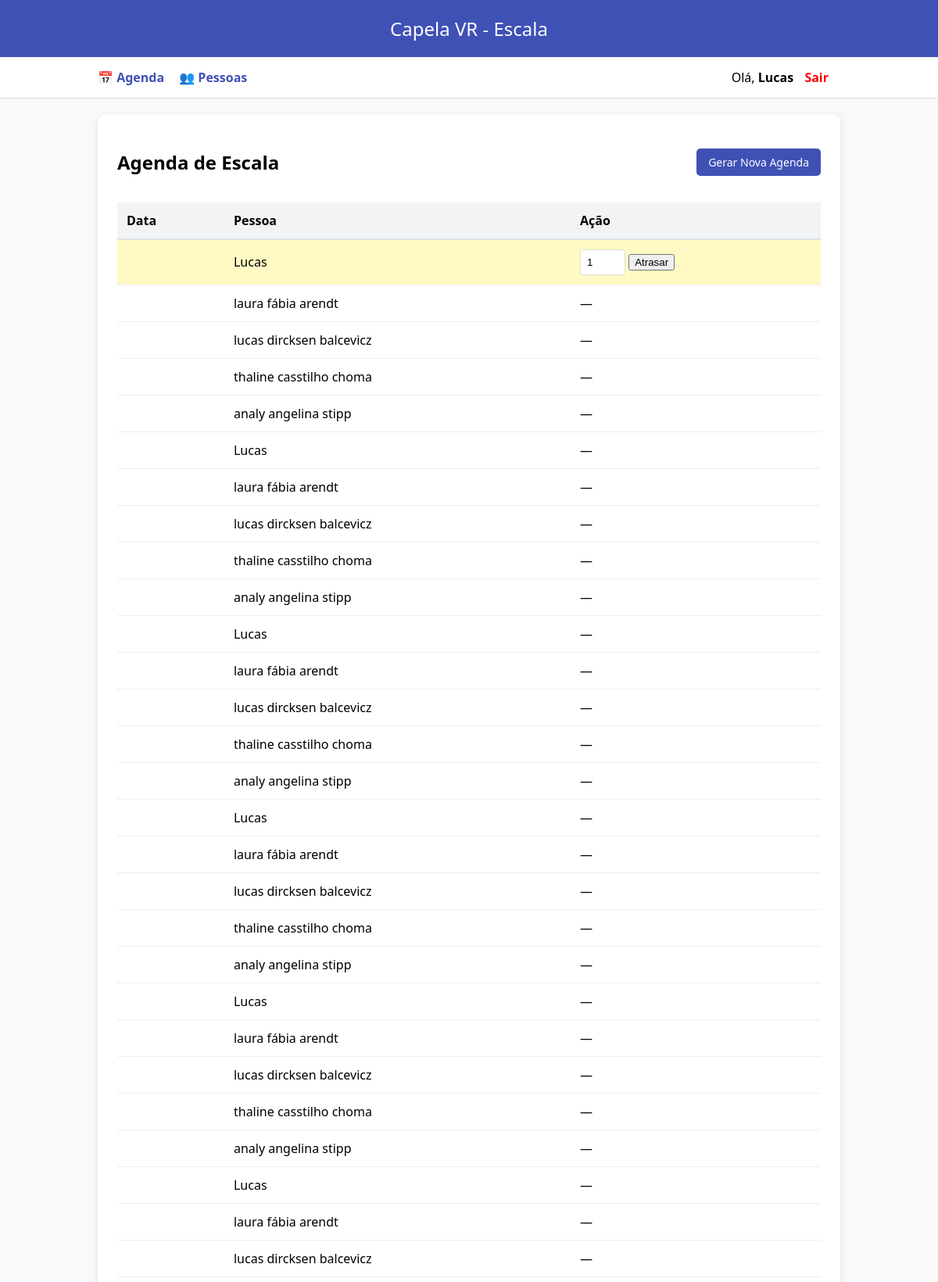
Screenshot of / (signed in, upper part) with the database file from the repository.
### tables this page shows
CREATE TABLE agenda (
                id INTEGER PRIMARY KEY AUTOINCREMENT,
                data DATE NOT NULL,
                pessoa_id INTEGER NOT NULL,
                FOREIGN KEY(pessoa_id) REFERENCES pessoas(id)
            );

CREATE TABLE pessoas (
                id INTEGER PRIMARY KEY AUTOINCREMENT,
                nome TEXT NOT NULL,
                senha TEXT DEFAULT '1234',
                role TEXT DEFAULT 'user',
                primeiro_login INTEGER DEFAULT 1,
                ordem INTEGER NOT NULL,
                ativo INTEGER DEFAULT 1
            , login TEXT);

### app.py (the view)
@app.route("/")
def agenda():
    hoje_dt = date.today()
    hoje_str = hoje_dt.strftime("%Y-%m-%d")
    dias_faltando = None
    proxima_data_obj = None
    with get_db() as db:
        c = db.cursor()
        c.execute("""
            SELECT
                agenda.id,
                agenda.data,
                strftime('%d-%m-%Y', agenda.data) AS data_recebeu,
                strftime('%d-%m-%Y', date(agenda.data, '+1 day')) AS data_entrega,
                pessoas.nome,
                agenda.pessoa_id
            FROM agenda
            JOIN pessoas ON pessoas.id = agenda.pessoa_id
            ORDER BY agenda.data
        """)
        dados = c.fetchall()
        if session.get('user_id'):
            c.execute("""
                SELECT data FROM agenda
                WHERE pessoa_id = ? AND data >= ?
                ORDER BY data ASC LIMIT 1
            """, (session['user_id'], hoje_str))
            res = c.fetchone()
            if res:
                proxima_data_obj = datetime.strptime(res['data'], "%Y-%m-%d").date()
                dias_faltando = (proxima_data_obj - hoje_dt).days
    return render_template("agenda.html", agenda=dados, hoje=hoje_str, dias_faltando=dias_faltando, proxima_data=proxima_data_obj)

### app.py (called while the page is built)
def get_db():
    conn = sqlite3.connect(DB_NAME, timeout=10)
    conn.row_factory = sqlite3.Row
    return conn

### templates/agenda.html
{% extends "base.html" %}
{% block content %}
<div style="display: flex; justify-content: space-between; align-items: center;">
    <h2>Agenda de Escala</h2>
    {% if session['role'] == 'admin' %}
    <a href="/gerar" class="btn btn-primary">Gerar Nova Agenda</a>
    {% endif %}
</div>
<table>
    <tr>
        <th>Data</th>
        <th>Pessoa</th>
        <th>Ação</th>
    </tr>
    {% for a in agenda %}
    <tr {% if a['data'] == hoje %} style="background: #fff9c4;" {% endif %}>
        <td>{{ a['data_br'] }}</td>
        <td>{{ a['nome'] }}</td>
        <td>
            {% if a['data'] == hoje and session['role'] == 'admin' %}
            <form method="post" action="/atrasar">
                <input type="number" name="dias" value="1" min="1" style="width: 40px;">
                <button type="submit">Atrasar</button>
            </form>
            {% else %} — {% endif %}
        </td>
    </tr>
    {% endfor %}
</table>
{% endblock %}

### static/style.css (style rules this page uses)
body { font-family: 'Segoe UI', sans-serif; background: #f8f9fa; margin: 0; padding: 0; }
table { width: 100%; border-collapse: collapse; margin-top: 15px; }
th { background: #f1f3f5; padding: 12px; text-align: left; border-bottom: 2px solid #dee2e6; }
td { padding: 12px; border-bottom: 1px solid #eee; }
.btn { padding: 8px 15px; border-radius: 5px; border: none; cursor: pointer; text-decoration: none; font-size: 14px; }
.btn-primary { background: #3f51b5; color: white; }
input { padding: 8px; border: 1px solid #ddd; border-radius: 4px; }

### rows the page displays
agenda: nome "Lucas"
agenda: nome "laura fábia arendt"
agenda: nome "lucas dircksen balcevicz"
agenda: nome "thaline casstilho choma"
agenda: nome "analy angelina stipp"
agenda: nome "Lucas"
agenda: nome "laura fábia arendt"
agenda: nome "lucas dircksen balcevicz"
agenda: nome "thaline casstilho choma"
agenda: nome "analy angelina stipp"
agenda: nome "Lucas"
agenda: nome "laura fábia arendt"
agenda: nome "lucas dircksen balcevicz"
agenda: nome "thaline casstilho choma"
agenda: nome "analy angelina stipp"
agenda: nome "Lucas"
agenda: nome "laura fábia arendt"
agenda: nome "lucas dircksen balcevicz"
agenda: nome "thaline casstilho choma"
agenda: nome "analy angelina stipp"
agenda: nome "Lucas"
agenda: nome "laura fábia arendt"
agenda: nome "lucas dircksen balcevicz"
agenda: nome "thaline casstilho choma"
agenda: nome "analy angelina stipp"
agenda: nome "Lucas"
agenda: nome "laura fábia arendt"
agenda: nome "lucas dircksen balcevicz"

### other values shown
{{ session['nome']|capitalize }} "Lucas"
